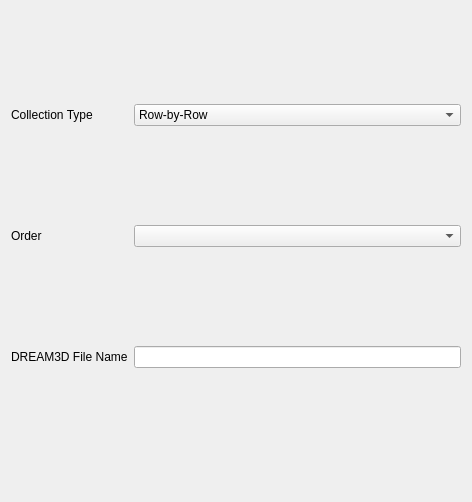
<?xml version="1.0" encoding="UTF-8"?>
<ui version="4.0">
 <class>GenericCollectionTypePage</class>
 <widget class="QWizardPage" name="GenericCollectionTypePage">
  <property name="geometry">
   <rect>
    <x>0</x>
    <y>0</y>
    <width>472</width>
    <height>502</height>
   </rect>
  </property>
  <property name="windowTitle">
   <string>WizardPage</string>
  </property>
  <layout class="QGridLayout" name="gridLayout" columnstretch="0,0">
   <item row="1" column="1">
    <widget class="QComboBox" name="orderCB"/>
   </item>
   <item row="0" column="0">
    <widget class="QLabel" name="label">
     <property name="text">
      <string>Collection Type</string>
     </property>
    </widget>
   </item>
   <item row="3" column="0" colspan="2">
    <spacer name="verticalSpacer">
     <property name="orientation">
      <enum>Qt::Vertical</enum>
     </property>
     <property name="sizeType">
      <enum>QSizePolicy::Preferred</enum>
     </property>
     <property name="sizeHint" stdset="0">
      <size>
       <width>20</width>
       <height>30</height>
      </size>
     </property>
    </spacer>
   </item>
   <item row="1" column="0">
    <widget class="QLabel" name="label_2">
     <property name="text">
      <string>Order</string>
     </property>
    </widget>
   </item>
   <item row="0" column="1">
    <widget class="QComboBox" name="collectionTypeCB">
     <item>
      <property name="text">
       <string>Row-by-Row</string>
      </property>
     </item>
     <item>
      <property name="text">
       <string>Column-by-Column</string>
      </property>
     </item>
     <item>
      <property name="text">
       <string>Snake by Rows</string>
      </property>
     </item>
     <item>
      <property name="text">
       <string>Snake by Columns</string>
      </property>
     </item>
     <item>
      <property name="text">
       <string>Filename Defined Position</string>
      </property>
     </item>
    </widget>
   </item>
   <item row="2" column="1">
    <widget class="QLineEdit" name="dream3dFileNameLE"/>
   </item>
   <item row="2" column="0">
    <widget class="QLabel" name="label_3">
     <property name="text">
      <string>DREAM3D File Name</string>
     </property>
    </widget>
   </item>
  </layout>
 </widget>
 <resources/>
 <connections/>
</ui>
